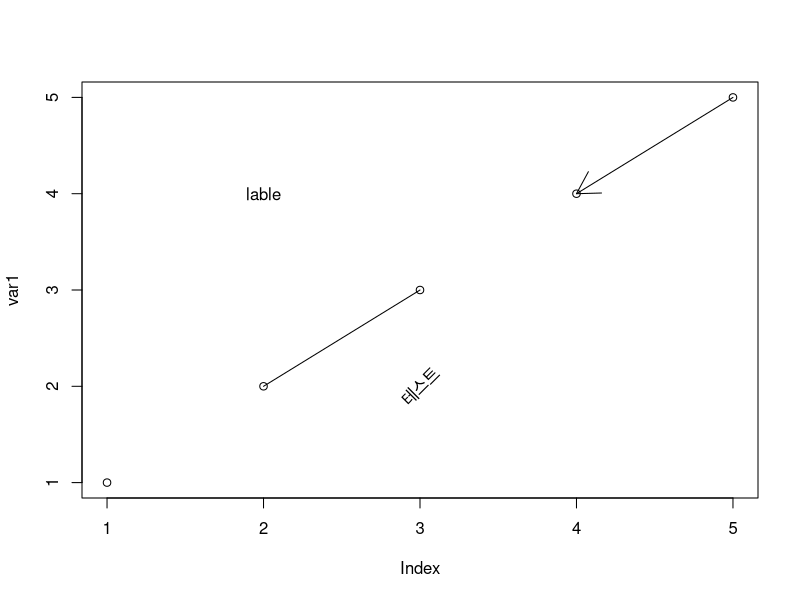
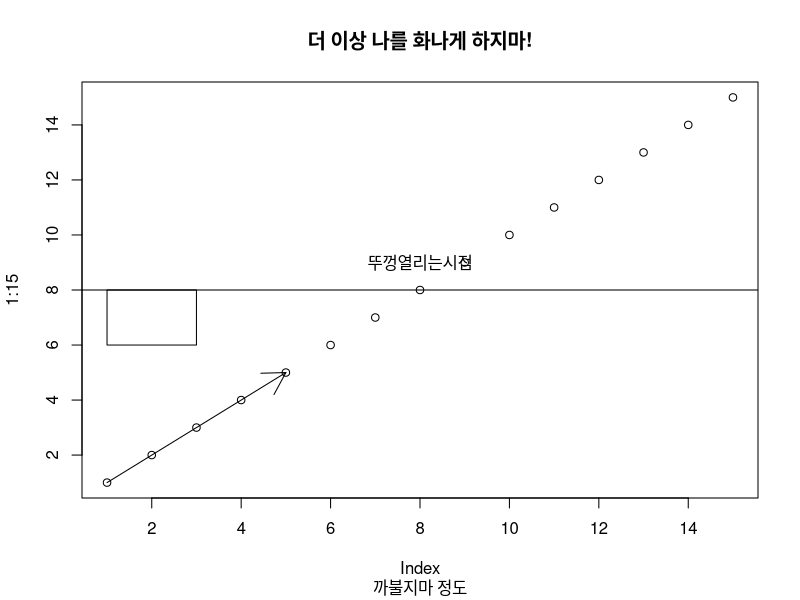

R code for these plots, in order:
var1 <- 1:5
plot(var1)
segments(2,2,3,3)
arrows(5,5,4,4)
text(2,4,"lable")
text(3,2,"테스트",srt=45)     # 3,2에 해당되는 테스트라는 문자를 45도 각도로 기울여 출력

plot(1:15)
abline(h=8)
rect(1,6,3,8)
arrows(1,1,5,5)
text(8,9,"뚜껑열리는시점")
title("더 이상 나를 화나게 하지마!","까불지마 정도")
